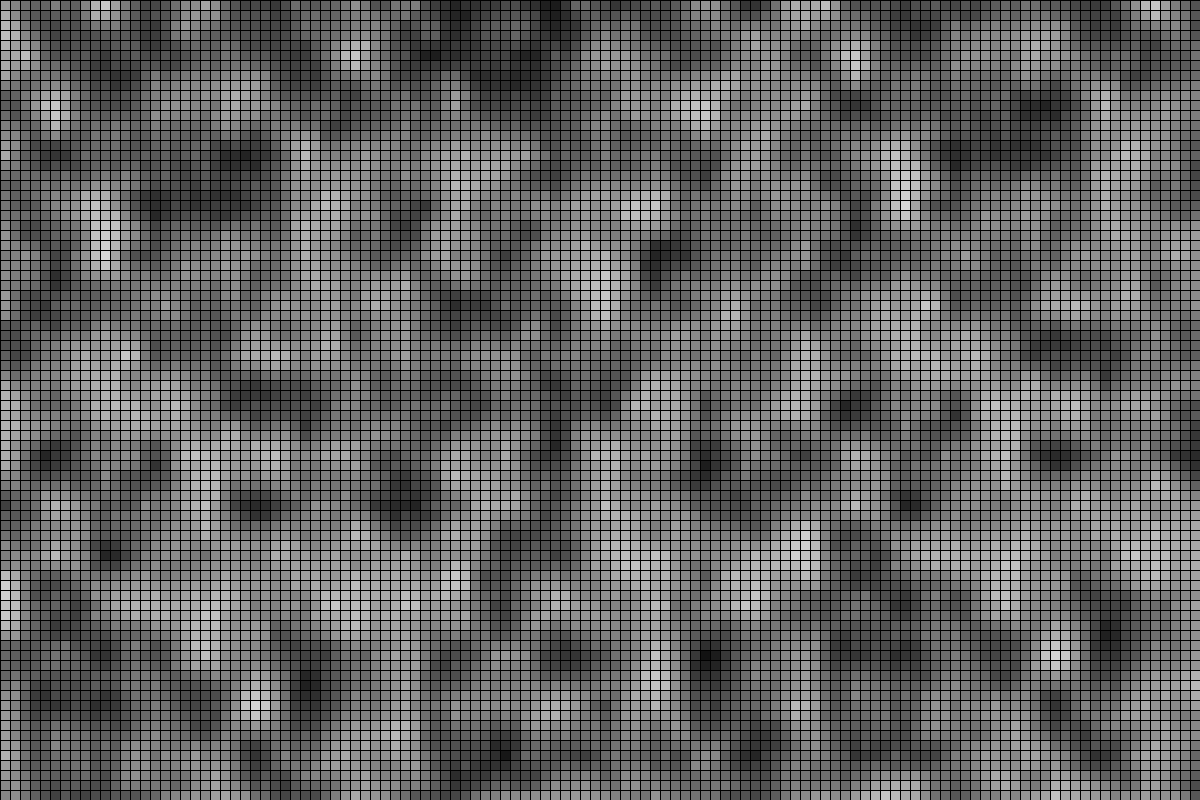
Frame 1 (no input)
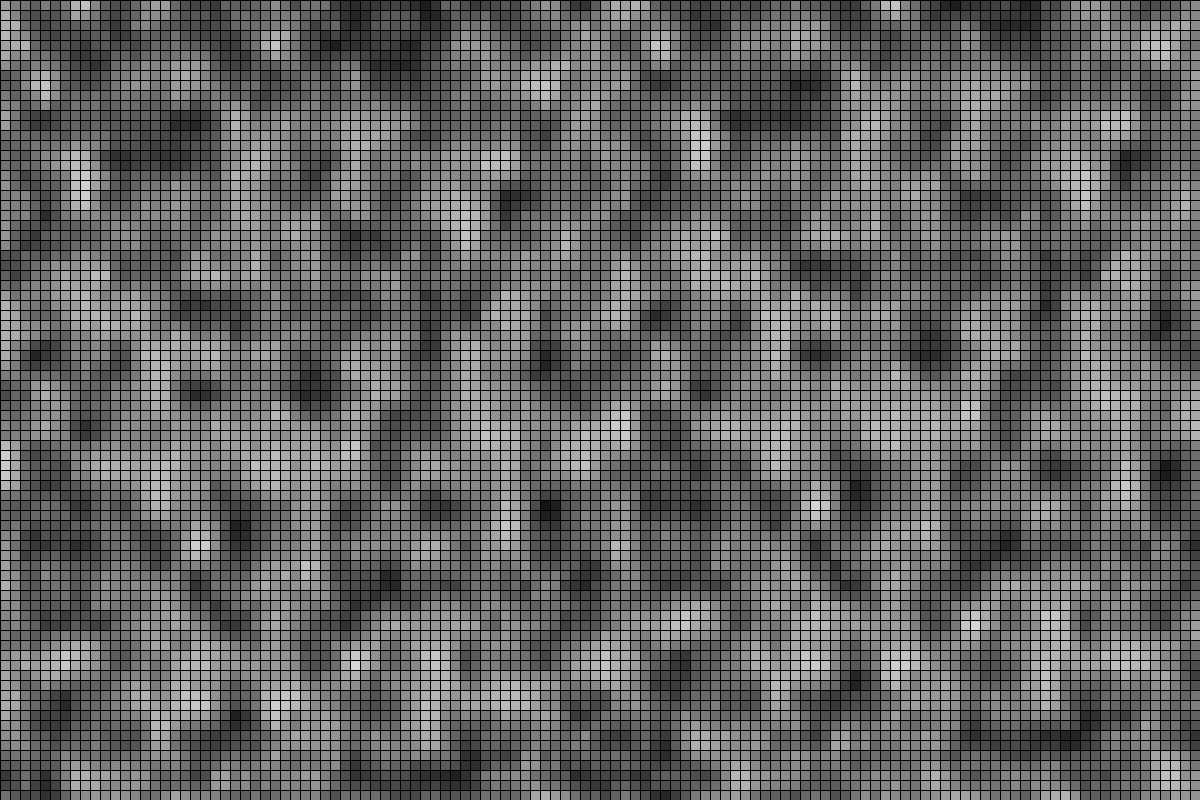
Frame 60 (the mouse pressed at the canvas centre just before this capture)
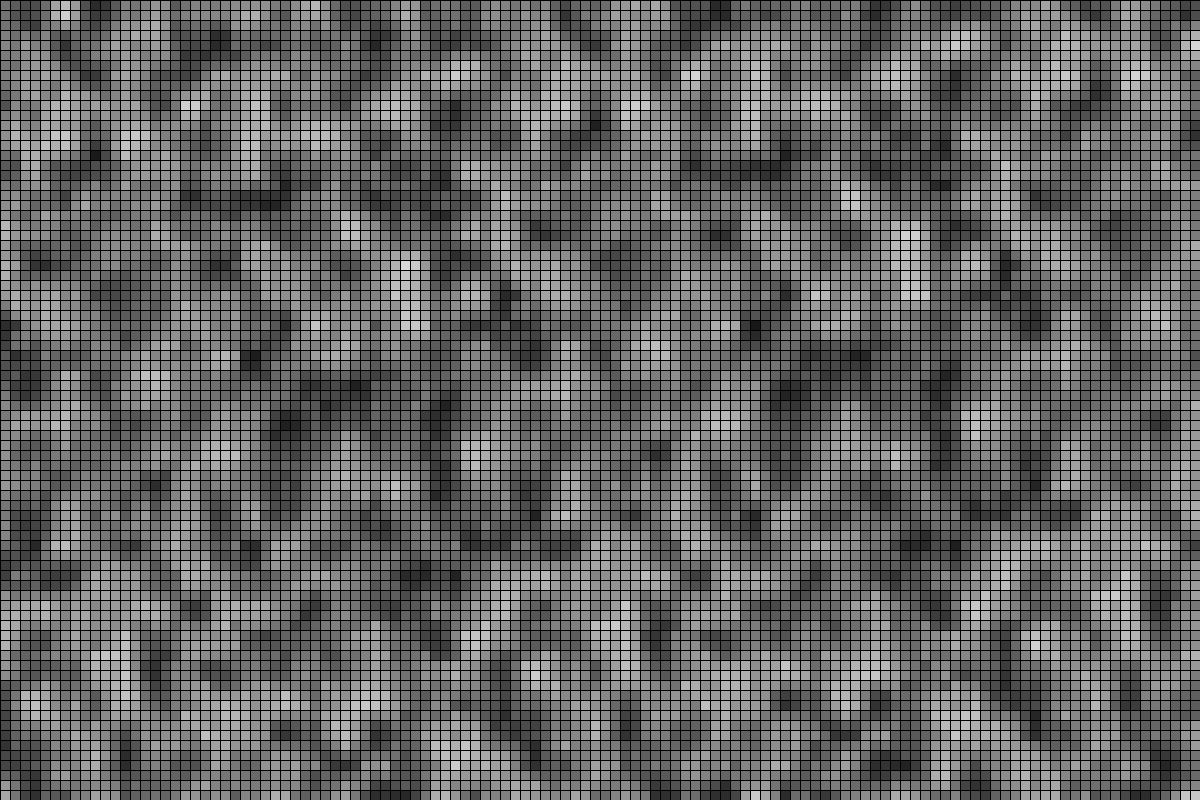
Frame 120 (the mouse held since frame 60 and released just before this capture)

The Processing sketch that drew these frames (run headless with seeded random() and noise(); from frame 60 on, the mouse is pressed at the canvas centre):

// Processing sketch: processing_96606
// ── processing_96606.pde

float r=0;
float g=150;
float b=255;
float noiseScale=0.02;
float noiseVal;

void setup() {
  size(1200, 800);
}

void draw() {
  r+=.01;
  g+=.005;
  b+=.001;
  for(int y = 0; y<height; y+=10) {
    for(int x = 0; x<width; x+=10) {
      noiseVal = noise((mouseX+x)*noiseScale, (mouseY+y)*noiseScale);
      fill(noiseVal*255, noiseVal*255, noiseVal*255);
      rect(x, y, 10, 10);
    }
  }
  noiseScale+=.0001;
}
